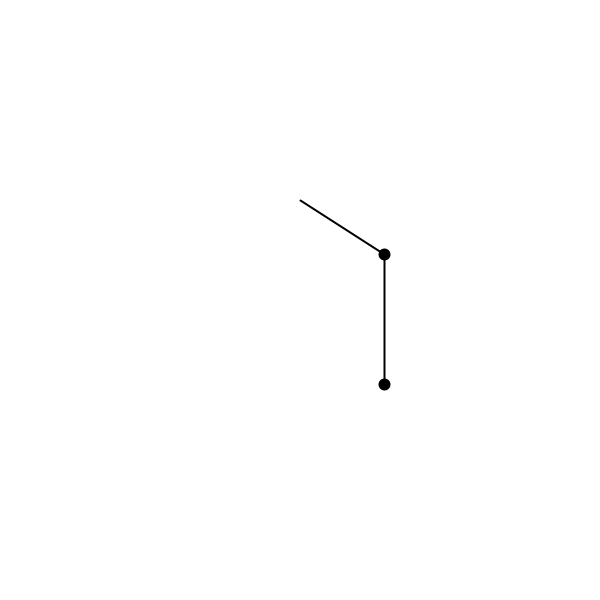
Frame 1 (no input)
Frame 60 (the mouse pressed at the canvas centre just before this capture): identical to frame 1, image omitted
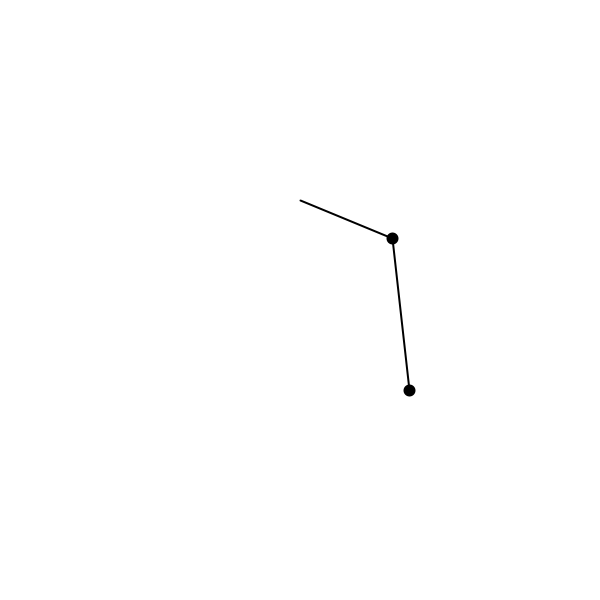
Frame 120 (the mouse held since frame 60 and released just before this capture)

The Processing sketch that drew these frames (run headless with seeded random() and noise(); from frame 60 on, the mouse is pressed at the canvas centre):

// Processing sketch: double_pendulum
// ── double_pendulum.pde
float r1 = 100;
float r2 = 100;
float m1 = 10;
float m2 = 10;
float a1 = 1;
float a2 = 0;
float a1_v = 0;
float a2_v = 0;
float a1_a = .0001;
float a2_a = .0001;


void setup(){
  
  size(600,600);
  
}


void draw(){
  background(255);
    stroke(0);
  strokeWeight(2);
  
  translate(300,200);
  
  
  float x1 = r1 * sin(a1);
  float y1 = r1 * cos(a1);
  
  line(0,0,x1,y1);
  fill(0);
  ellipse(x1, y1, m1, m2);
  
  
  float x2 = x1+ r2 * sin(a2);
  float y2 = x1 + r2 * cos(a2);
  
  
  line(x1, y1, x2, y2);
  fill(0);
  ellipse(x2,y2,m2,m2);
  
  a1 += a1_v;
  a2 += a2_v;
  
  a1_v = a1_a * mouseX/10 % 0.1;
  a2_v = a2_a * mouseY/10 % 0.1;
  
  
  
  
}
